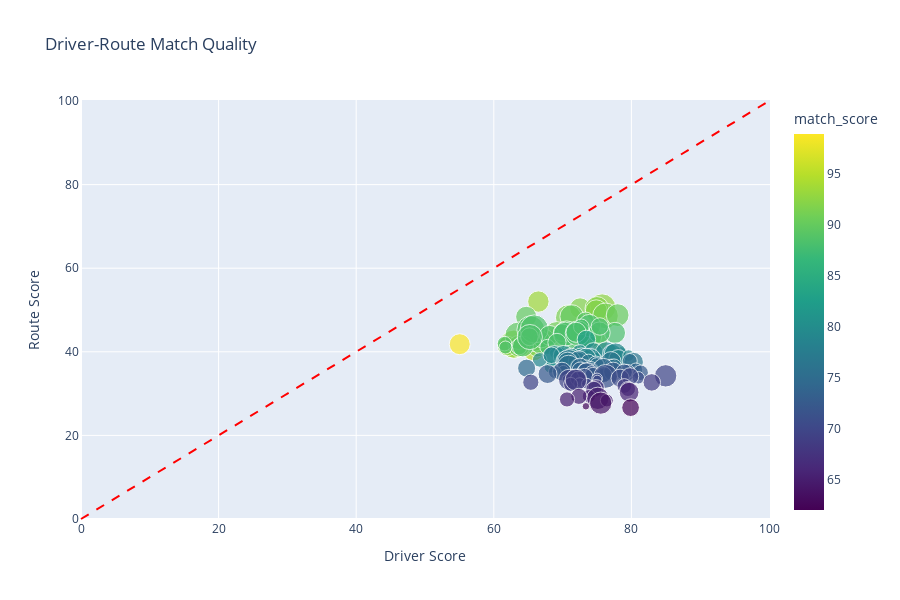

This figure's notebook cell:
### Code cell
# Match quality scatter plot
fig = px.scatter(assignments_df, x='driver_score', y='route_score', 
                 color='match_score', size='route_distance_km',
                 hover_data=['driver_id', 'route_id', 'route_difficulty'],
                 title='Driver-Route Match Quality',
                 labels={'driver_score': 'Driver Score', 'route_score': 'Route Score'},
                 color_continuous_scale='Viridis')
fig.add_shape(type='line', x0=0, y0=0, x1=100, y1=100, line=dict(color='red', dash='dash'))
fig.update_layout(height=600)
fig.show()

### Figure 1 — Plotly figure (JSON) as saved in the notebook; plotly's stock layout.template omitted (floating-point values rounded to 4 significant figures; data arrays with more than 128 entries replaced by an {"elided": "..."} marker saying what was removed)
{"data": [{"customdata": {"elided": "150x3 str values"}, "hovertemplate": "Driver Score=%{x}<br>Route Score=%{y}<br>route_distance_km=%{marker.size}<br>driver_id=%{customdata[0]}<br>route_id=%{customdata[1]}<br>route_difficulty=%{customdata[2]}<br>match_score=%{marker.color}<extra></extra>", "legendgroup": "", "marker": {"color": {"elided": "150 float values"}, "coloraxis": "coloraxis", "size": {"elided": "150 float values"}, "sizemode": "area", "sizeref": 2.841, "symbol": "circle"}, "mode": "markers", "name": "", "orientation": "v", "showlegend": false, "type": "scatter", "x": {"elided": "150 float values"}, "xaxis": "x", "y": {"elided": "150 float values"}, "yaxis": "y"}], "layout": {"coloraxis": {"colorbar": {"title": {"text": "match_score"}}, "colorscale": [[0, "#440154"], [0.1111, "#482878"], [0.2222, "#3e4989"], [0.3333, "#31688e"], [0.4444, "#26828e"], [0.5556, "#1f9e89"], [0.6667, "#35b779"], [0.7778, "#6ece58"], [0.8889, "#b5de2b"], [1, "#fde725"]]}, "height": 600, "legend": {"itemsizing": "constant", "tracegroupgap": 0}, "shapes": [{"line": {"color": "red", "dash": "dash"}, "type": "line", "x0": 0, "x1": 100, "y0": 0, "y1": 100}], "title": {"text": "Driver-Route Match Quality"}, "xaxis": {"anchor": "y", "domain": [0, 1], "title": {"text": "Driver Score"}}, "yaxis": {"anchor": "x", "domain": [0, 1], "title": {"text": "Route Score"}}}}
